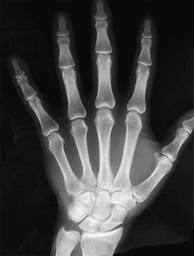
#> input picture images/brush.png, 194 x 256 px, shrunk from 576 x 762 before the run
$ python kirsch.py
#> lines starting #> are read from the running program, lines starting #| are printed output that depends on the picture
import cv2
import numpy as np
import math
from matplotlib import pyplot as plt
from PIL import Image
from PIL import ImageDraw
from PIL import ImageColor

img = cv2.imread('./images/brush.png', 0)
#> img is the input picture: shape (256, 194); min 3, max 249, mean 64.3

width = len(img[0])
#> width = 194
height = len(img)
#> height = 256

img2 = img.copy()

matrices = [
    [
        [5, 5, 5],
        [-3, 0, -3],
        [-3, -3, -3]
    ],

    [
        [5, 5, -3],
        [5, 0, -3],
        [-3, -3, -3]
    ],

    [
        [5, -3, -3],
        [5, 0, -3],
        [5, -3, -3]
    ],

    [
        [-3, -3, -3],
        [5, 0, -3],
        [5, 5, -3]
    ],

    [
        [-3, -3, -3],
        [-3, 0, -3],
        [5, 5, 5]
    ],

    [
        [-3, -3, -3],
        [-3, 0, 5],
        [-3, 5, 5]
    ],

    [
        [-3, -3, 5],
        [-3, 0, 5],
        [-3, -3, 5]
    ],

    [
        [-3, 5, 5],
        [-3, 0, 5],
        [-3, -3, -3]
    ],
]

for i in range(1, width - 1):
    for j in range(1, height - 1):
        img2[j][i] = -1000
        for matrix in matrices:
            temp = (
                matrix[0][0] * img[j - 1][i - 1] +
                matrix[0][1] * img[j - 1][i] +
                matrix[0][2] * img[j - 1][i + 1] +
                matrix[1][0] * img[j][i - 1] +
                matrix[1][2] * img[j][i + 1] +
                matrix[2][0] * img[j + 1][i - 1] +
                matrix[2][1] * img[j + 1][i] +
                matrix[2][2] * img[j + 1][i + 1]
            )

            if temp > img2[j][i]:
                img2[j][i] = temp
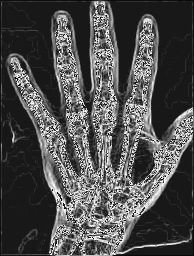
#> img2: shape (256, 194); min 0, max 255, mean 78

plt.subplot(121)
plt.imshow(img, cmap = 'gray')
plt.title('Original image')

plt.subplot(122)
plt.imshow(img2, cmap = 'gray')
plt.title('Kirsch operator')

plt.show()
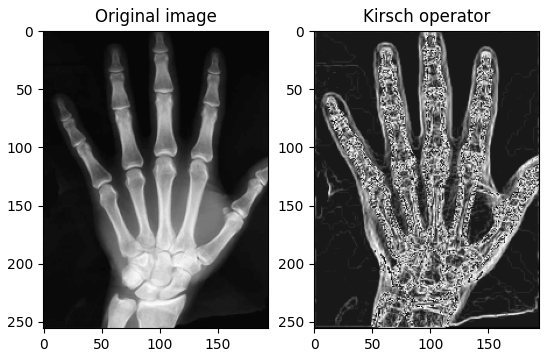
#> figure drawn by matplotlib, 2 panels

$ run again, with images/feet.png copied over images/brush.png
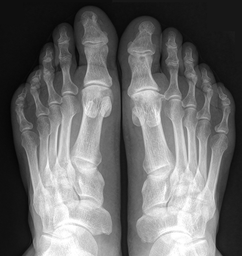
#> input picture images/feet.png, 242 x 256 px, shrunk from 677 x 717 before the run
#> img is the input picture: shape (256, 242); min 5, max 255, mean 105.7
#> width = 242
#> height = 256
#> after the loop `for i in range(1, width - 1):`:
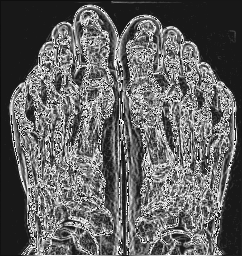
#> img2: shape (256, 242); min 0, max 255, mean 99
#> `plt.show()`:
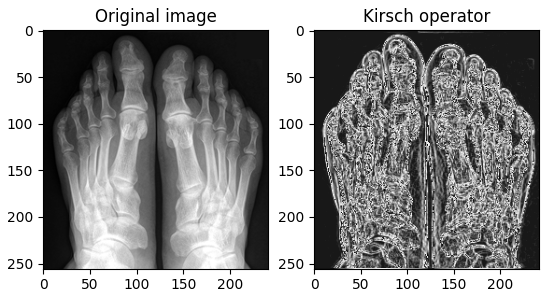
#> figure drawn by matplotlib, 2 panels

$ run again, with images/knee.png copied over images/brush.png
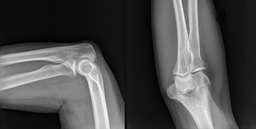
#> input picture images/knee.png, 256 x 129 px, shrunk from 800 x 402 before the run
#> img is the input picture: shape (129, 256); min 0, max 252, mean 76.1
#> width = 256
#> height = 129
#> after the loop `for i in range(1, width - 1):`:
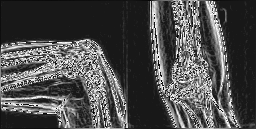
#> img2: shape (129, 256); min 0, max 255, mean 76.8
#> `plt.show()`:
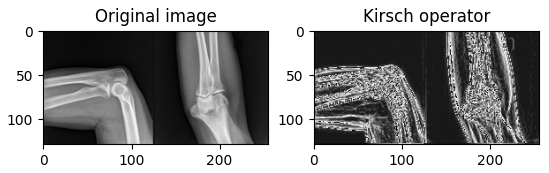
#> figure drawn by matplotlib, 2 panels
